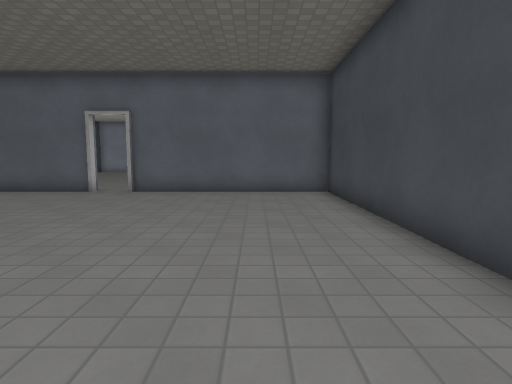
View 1 (above)

15 first-person views from a walk through a level from a Godot 3-D game. The camera is 1.2 m above the floor, tilts 6° down and sees 75° across. Doors that lead somewhere are drawn open, without their leaves. The floor is counted in squares, 1 m on a side. Each view is taken from the middle of a square. On the plan, view 1 faces up. The plan holds only what a view shows up to about 14 squares ahead; the rest is blank. Some surface patterns are stand-ins.

View 2
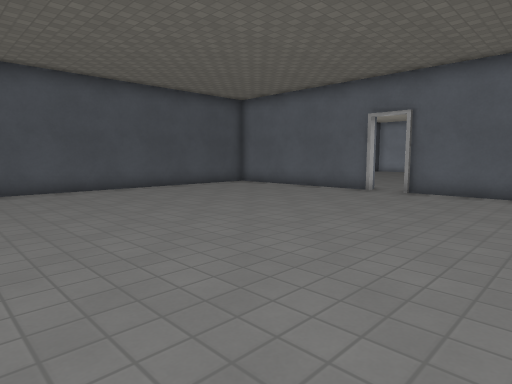

View 3
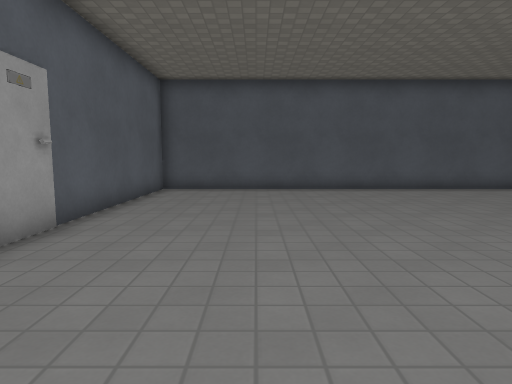

View 4
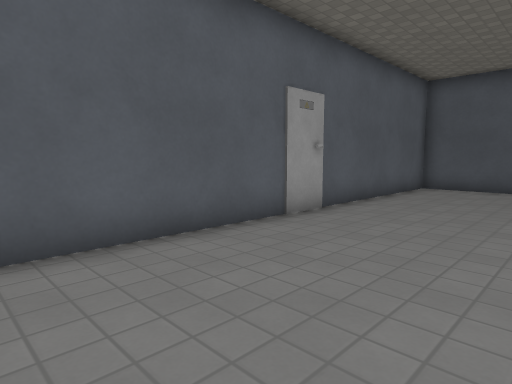

View 5
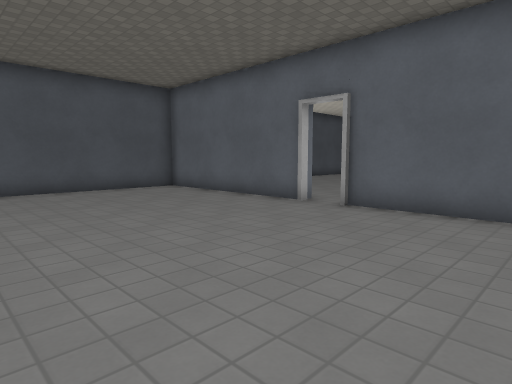

View 6
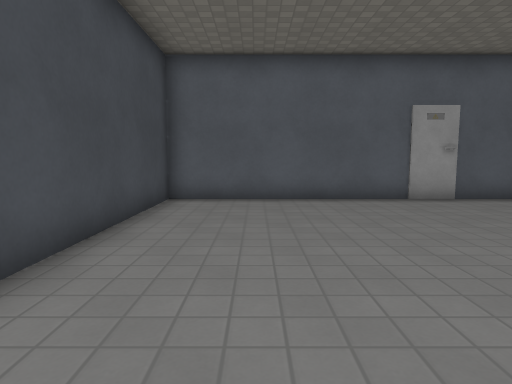

View 7
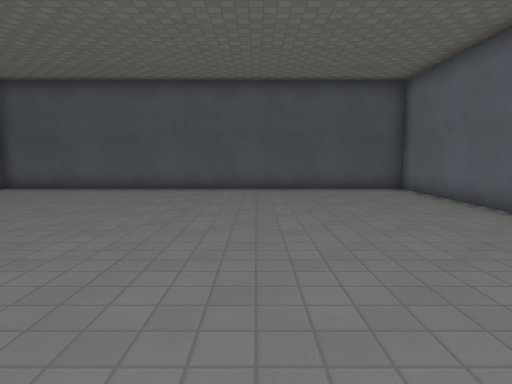

View 8
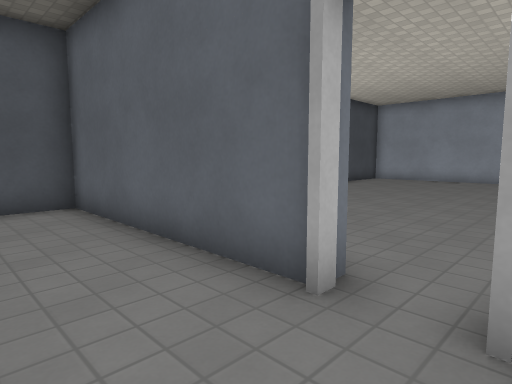

View 9
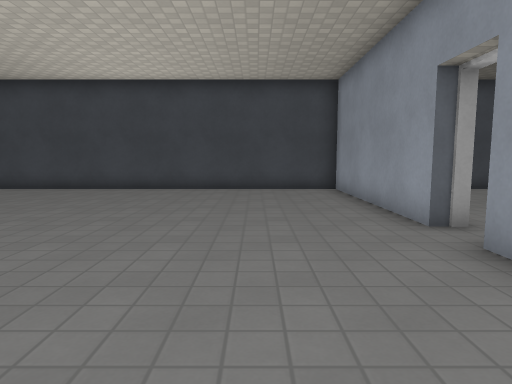

View 10
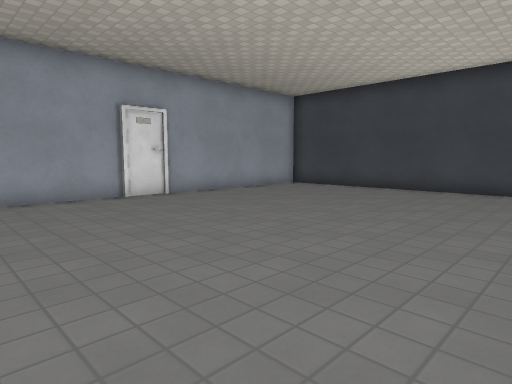

View 11
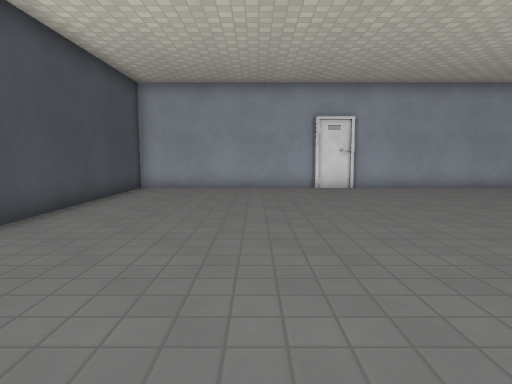

View 12
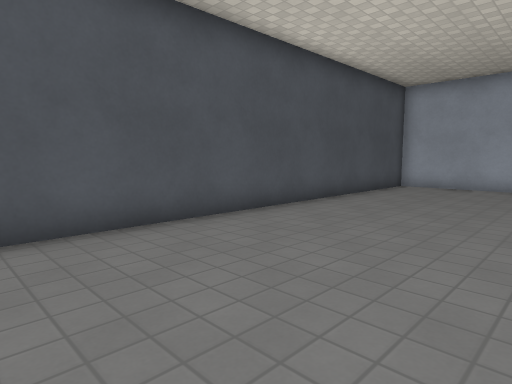

View 13
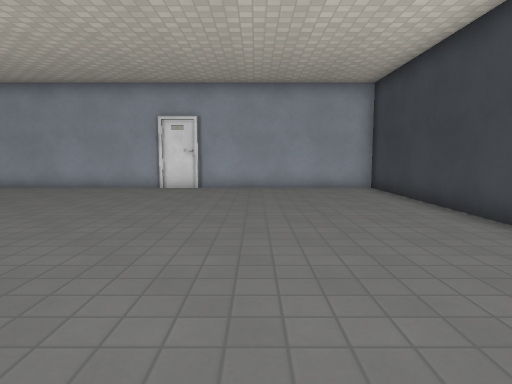

View 14
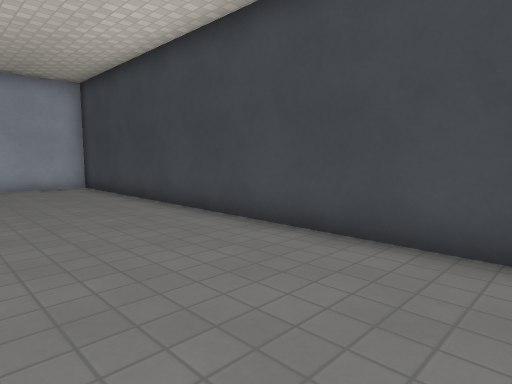

View 15
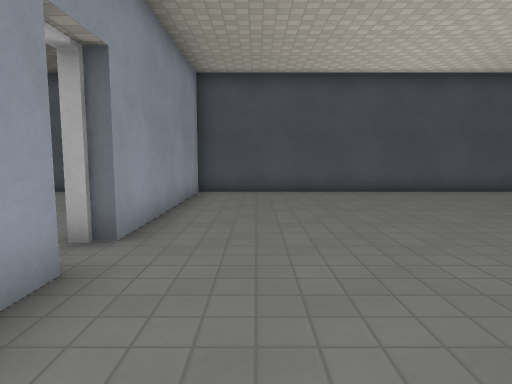

### Floor plan
Ten units are one square. View 1 is at (0, 0); x grows to the right and y downward. Boxes are objects, and circles mark ways between rooms. Rooms are numbered by the first view taken in them; rooms with no view inside come last. Other rooms are left out.
<svg viewBox="-130 -280 160 320">
<path fill="none" stroke="#000" d="M-57 -115 -125 -115 -125 35 25 35 25 -115 -42 -115M-44 -120 25 -120 25 -270 -125 -270 -125 -120 -57 -120"/>
<rect x="-65" y="-115" width="10" height="10" fill="#bbb"><title>frame</title></rect>
<rect x="-45" y="-275" width="10" height="10" fill="#bbb"><title>frame</title></rect>
<circle cx="-50" cy="-115" r="3" fill="#2a7"/>
<text x="-50" y="-40">1</text>
<text x="-50" y="-200">2</text>
</svg>
Room 1 opens to room 2.

Where each view was taken, in squares from view 1:
view 1: 0 up, 0 right, facing up
view 2: 0 up, 0 right, facing up-left
view 3: 0 up, 0 right, facing left
view 4: 1 up, 1 right, facing down-left
view 5: 4 up, 0 right, facing up-left
view 6: 6 up, 0 right, facing down
view 7: 6 up, 0 right, facing left
view 8: 9 up, 4 left, facing up-left
view 9: 15 up, 10 left, facing right
view 10: 17 up, 10 left, facing up-right
view 11: 14 up, 8 left, facing up
view 12: 13 up, 7 left, facing up-left
view 13: 14 up, 2 left, facing up
view 14: 13 up, 2 left, facing up-right
view 15: 14 up, 1 left, facing left
